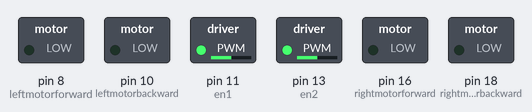
Simulated run of this program. Board: Raspberry Pi (header pin numbers). On the bench: switched loads named in the program (green lamp = pin HIGH). What the program prints to the terminal is not drawn.

Above: at 0.1 s.
Timing chart, 0 to 1.6 s (numbered marks = the images above):
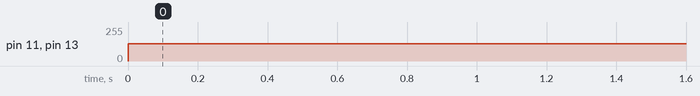

Measured:
- by itself, pin 11 (en1), pin 13 (en2): 0/255 → 128/255 at 0.00 s

The program:

line_follower.py
```python
import RPi.GPIO as GPIO

GPIO.setwarnings(False)
GPIO.setmode(GPIO.BOARD)

rightsensor=22
leftsensor=24
leftmotorforward=8
leftmotorbackward=10
rightmotorforward=16
rightmotorbackward=18

en1= 11
en2= 13


GPIO.setup(leftsensor,GPIO.IN) #GPIO 2 -> Left IR out
GPIO.setup(rightsensor,GPIO.IN) #GPIO 3 -> Right IR out

GPIO.setup(rightmotorforward,GPIO.OUT) #GPIO 4 -> Motor right terminal A
GPIO.setup(rightmotorbackward,GPIO.OUT) #GPIO 14 -> Motor right terminal B

GPIO.setup(leftmotorforward,GPIO.OUT) #GPIO 17 -> Motor Left terminal A
GPIO.setup(leftmotorbackward,GPIO.OUT) #GPIO 18 -> Motor Left terminal B

GPIO.setup(en1,GPIO.OUT) #GPIO 3 -> Right IR out
GPIO.setup(en2,GPIO.OUT) #GPIO 3 -> Right IR out
p1 = GPIO.PWM(en1 , 1000)
p2 = GPIO.PWM(en2 , 1000)


while True:
    p1.start(50)
    p2.start(50)
    print("sensor right", GPIO.input(rightsensor))
    print("sensor left", GPIO.input(leftsensor))

    if GPIO.input(rightsensor) and GPIO.input(leftsensor): #both while move forward


        GPIO.output(rightmotorforward,True) #1A+
        GPIO.output(leftmotorbackward,False) #1B-

        GPIO.output(leftmotorforward,True) #2A+
        GPIO.output(rightmotorbackward,False) #2B-

    elif GPIO.input(rightsensor)==False and GPIO.input(leftsensor)==True: #turn right
        GPIO.output(rightmotorforward,True) #1A+
        GPIO.output(leftmotorbackward,True) #1B-

        GPIO.output(leftmotorforward,False) #2A+
        GPIO.output(rightmotorbackward,False) #2B-

    elif GPIO.input(rightsensor)==True and GPIO.input(leftsensor)==False: #turn left
        GPIO.output(rightmotorforward,False) #1A+
        GPIO.output(leftmotorbackward,False) #1B-

        GPIO.output(leftmotorforward,True) #2A+
        GPIO.output(rightmotorbackward,True) #2B-

    else:  #stay still
        GPIO.output(rightmotorforward,False) #1A+
        GPIO.output(leftmotorbackward,False) #1B-

        GPIO.output(leftmotorforward,False) #2A+
        GPIO.output(rightmotorbackward,False) #2B-
```
